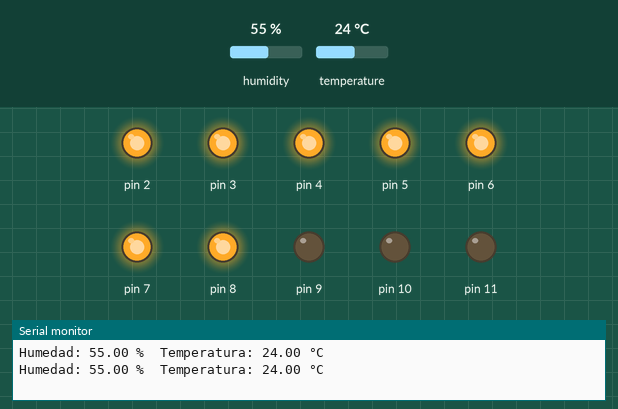
The sketch below on a simulated Arduino Uno, built with avr-gcc and run on an emulated ATmega328P. Parts: output pins drawn as LEDs (lit = HIGH), the last lines printed to the serial monitor. The inputs (shaded band) are chosen by the test bench; at power-on: temperature 24 °C, humidity 55 %.

Above: at 2.8 s.
2.9 s: temperature set to 21 °C
5.6 s: temperature set to 18 °C
At 6.9 s:
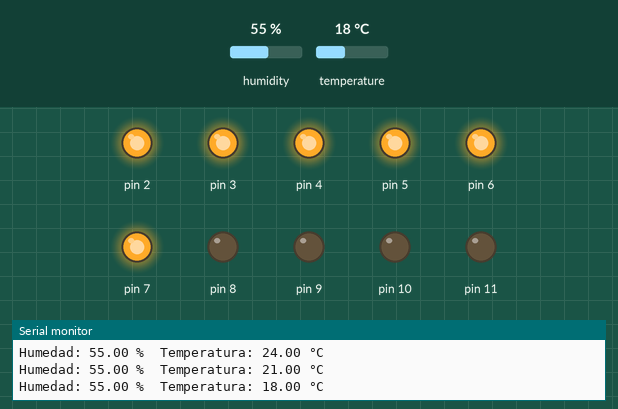
8.3 s: temperature set to 16 °C
11.3 s: temperature set to 13 °C
At 12.9 s:
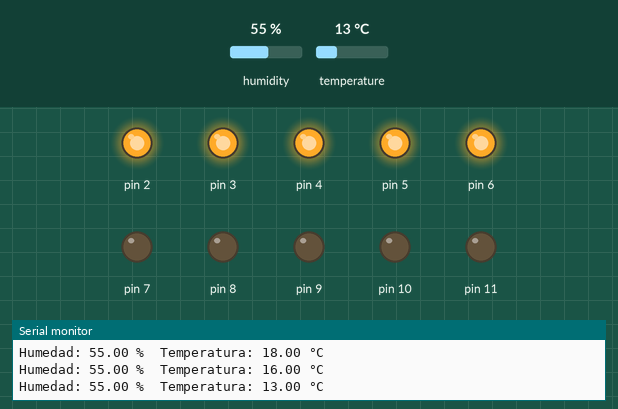
14.0 s: temperature set to 28 °C
At 15.3 s:
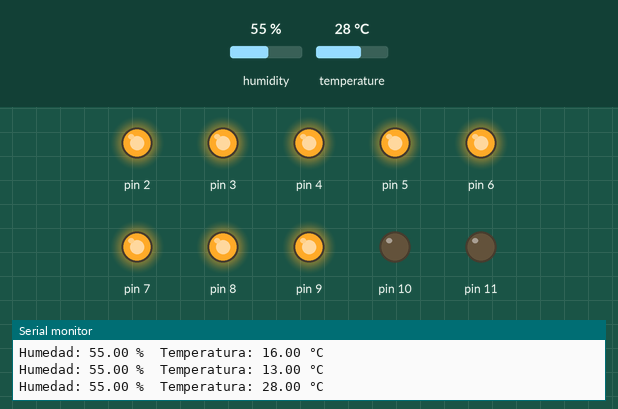
16.7 s: temperature set to 26 °C
19.4 s: temperature set to 23 °C
At 21.4 s:
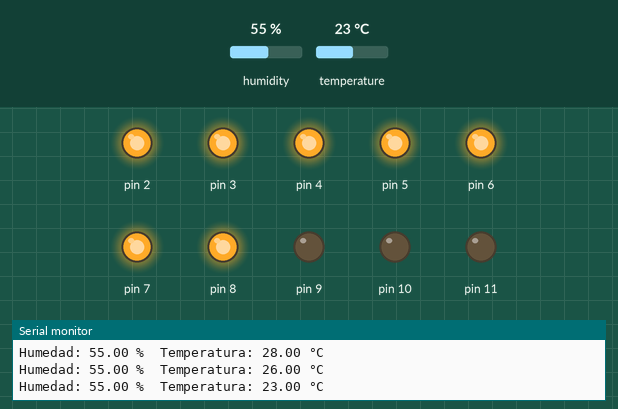
Timing chart, 0 to 22.9 s (numbered marks = the images above; inputs shaded):
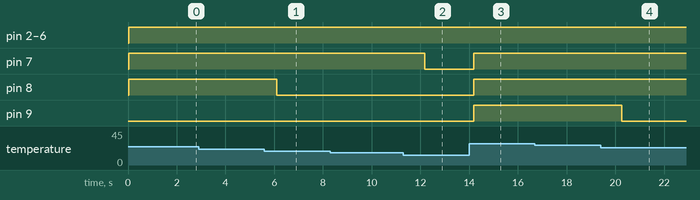

The sketch:

ejercicio11.ino
```cpp
/*
 *  Bienvenidos a Sys On Chip
 * ==============================
 * Ejercicio No.11
 * En este programa tomamos como base el código del ejercicio
 * anterior. Se realiza una lectura del sensor de temperatura y
 * humedad y, según el valor de temperatura, se deben encender
 * un número determinado de LEDs en un rango de -10 a 40 °C.
 * Donde -10 °C equivale a 0 LEDs encendidos y, 40 °C equivale
 * a 10 LEDs encendidos.
*/

#include <DHT.h>

// Definir el pin donde está conectado el sensor DHT11
#define DHTPIN 12    // Pin digital 12
#define DHTTYPE DHT11 // Tipo de sensor utilizado (DHT11)

// Crear un objeto DHT para el sensor
DHT dht(DHTPIN, DHTTYPE);

void setup() {
  // Inicializar la comunicación serial para depuración
  Serial.begin(9600);

  // Inicializar el sensor DHT11
  dht.begin();

  // Configurar los pines del 2 al 11 como salida y apagarlos inicialmente
  for (int n = 2; n < 12; n++) {
    pinMode(n, OUTPUT); // Definir el pin como salida
    digitalWrite(n, LOW);  // Asegurarse de que los LEDs estén apagados al inicio
  }
}

void loop() {
  // Leer la humedad
  float humedad = dht.readHumidity();

  // Leer la temperatura en grados Celsius
  float temperatura = dht.readTemperature();

  // Comprobar si la lectura ha fallado y mostrar un mensaje de error si es necesario
  if (isnan(humedad) || isnan(temperatura)) {
    Serial.println("Error al leer el sensor DHT11");
    return; // Salir del loop en caso de error
  }

  // Mostrar los valores de humedad y temperatura en el monitor serial
  Serial.print("Humedad: ");
  Serial.print(humedad);
  Serial.print(" %\t");
  Serial.print("Temperatura: ");
  Serial.print(temperatura);
  Serial.println(" °C");

  // Determinar cuántos LEDs encender según la temperatura
  int numLedsEncendidos = 0;

  if (temperatura < -10) {
    numLedsEncendidos = 0; // Si la temperatura es menor a -10°C, ningún LED se enciende
  } else if (temperatura >= -10 && temperatura < -5) {
    numLedsEncendidos = 1; // Entre -10°C y -5°C, se enciende solo un LED
  } else if (temperatura >= -5 && temperatura < 0) {
    numLedsEncendidos = 2; // Entre -5°C y 0°C, se encienden dos LEDs
  } else if (temperatura >= 0 && temperatura < 5) {
    numLedsEncendidos = 3; // Entre 0°C y 5°C, se encienden tres LEDs
  } else if (temperatura >= 5 && temperatura < 10) {
    numLedsEncendidos = 4; // Entre 5°C y 10°C, se encienden cuatro LEDs
  } else if (temperatura >= 10 && temperatura < 15) {
    numLedsEncendidos = 5; // Entre 10°C y 15°C, se encienden cinco LEDs
  } else if (temperatura >= 15 && temperatura < 20) {
    numLedsEncendidos = 6; // Entre 15°C y 20°C, se encienden seis LEDs
  } else if (temperatura >= 20 && temperatura < 25) {
    numLedsEncendidos = 7; // Entre 20°C y 25°C, se encienden siete LEDs
  } else if (temperatura >= 25 && temperatura < 30) {
    numLedsEncendidos = 8; // Entre 25°C y 30°C, se encienden ocho LEDs
  } else if (temperatura >= 30 && temperatura < 35) {
    numLedsEncendidos = 9; // Entre 30°C y 35°C, se encienden nueve LEDs
  } else if (temperatura >= 35 && temperatura <= 40) {
    numLedsEncendidos = 10; // Entre 35°C y 40°C, se encienden los diez LEDs
  }

  // Encender y apagar los LEDs según el número calculado
  for (int n = 2; n < 12; n++) {
    if (n - 2 < numLedsEncendidos) {
      digitalWrite(n, HIGH);  // Encender LED si está dentro del rango permitido
    } else {
      digitalWrite(n, LOW);   // Apagar LED si está fuera del rango permitido
    }
  }

  delay(2000);  // Esperar 2 segundos antes de la siguiente lectura del sensor
}
```

Measured:
- the behaviour switches between 20 and 19 °C on temperature (found by bisection; images 0 and 1)
- the behaviour switches between 15 and 14 °C on temperature (found by bisection; images 1 and 2)
- the behaviour switches between 25 and 24 °C on temperature (found by bisection; images 3 and 4)
- after the input at 5.6 s, pin 8: HIGH → LOW after 0.50 s
- after the input at 11.3 s, pin 7: HIGH → LOW after 0.87 s
- after the input at 14.0 s, pin 7–9: LOW → HIGH after 0.20 s
- after the input at 19.4 s, pin 9: HIGH → LOW after 0.87 s
